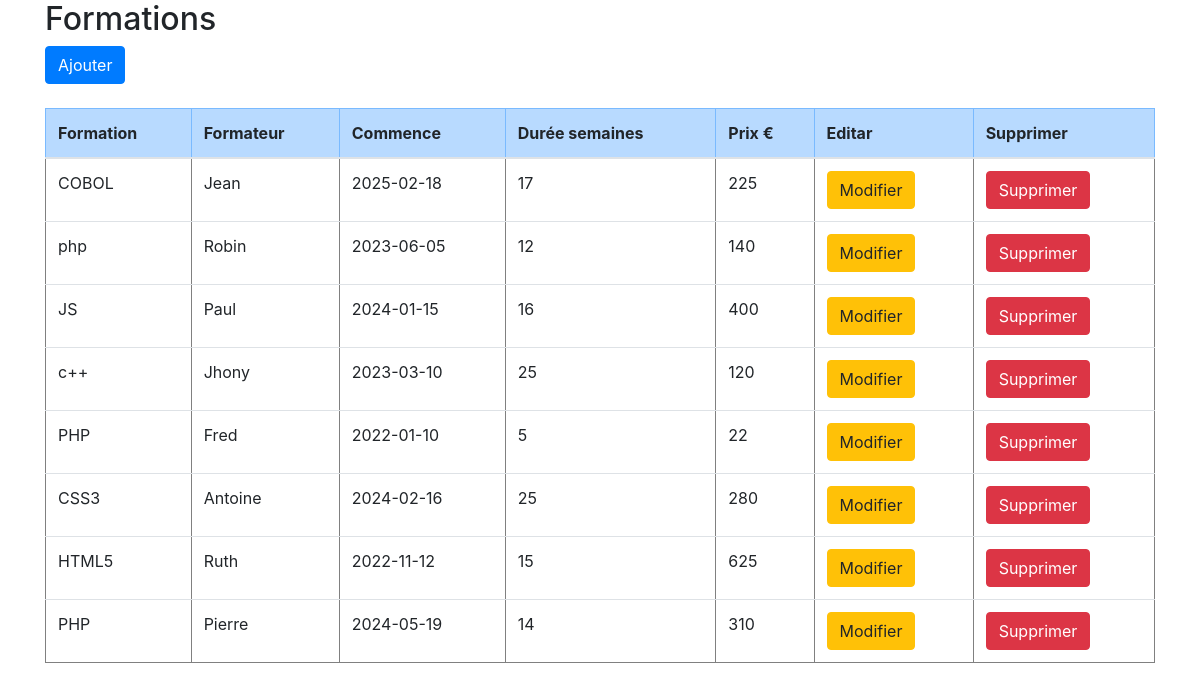
The page / on the database its author committed.
### tables this page shows
CREATE TABLE `formations` (
  `id` int(11) NOT NULL,
  `formation` varchar(10) NOT NULL,
  `formateur` varchar(25) NOT NULL,
  `commence` date NOT NULL,
  `semaines` int(4) NOT NULL,
  `prix` int(4) NOT NULL
);

### controllers/Formations.php (called while the page is built, shortened)
<?php
	class FormationsController {
		public function __construct(){
			require_once "models/FormationsModel.php";
		}
		public function index(){
			$formations = new Formations_model();
			$data["titre"] = "Formations";
			$data["formations"] = $formations->get_formations();
			require_once "views/formations/formations.php";
		}
	}
?>

### config/database.php (called while the page is built)
<?php
	class Connecter {
		public static function conexion(){
			$conexion = new mysqli("localhost", "root", "", "mvc");
			return $conexion;
		}
	}
?>

### models/FormationsModel.php (called while the page is built, shortened)
<?php
	class Formations_model {
		private $db;
		private $formations;
		public function __construct(){
			$this->db = Connecter::conexion();
			$this->formations = array();
		}
		public function get_formations()
		{
			$sql = "SELECT * FROM formations";
			$resultat = $this->db->query($sql);
			while($row = $resultat->fetch_assoc())
			{
				$this->formations[] = $row;
			}
			return $this->formations;
		}
	}
?>

### views/formations/formations.php (the view, shortened to what this page needs)
<!DOCTYPE html>
<html lsemainesg="fr">
	<head>
		<link rel="stylesheet" href="assets/css/bootstrap.min.css">
	</head>
	<body>
		<div class="container">
			<h2><?php echo $data["titre"]; ?></h2>
			<a href="index.php?c=formations&a=nouveau" class="btn btn-primary">Ajouter</a>
			<br />
			<br />
			<div class="table-responsive">
				<table border="1" width="80%" class="table">
					<thead>
						<tr class="table-primary">
							<th>Formation</th>
							<th>Formateur</th>
							<th>Commence</th>
							<th>Durée semaines</th>
							<th>Prix €</th>
							<th>Editar</th>
							<th>Supprimer</th>
						</tr>
					</thead>
					<tbody>
						<?php foreach($data["formations"] as $dato) {
							echo "<tr>";
							echo "<td>".$dato["formation"]."</td>";
							echo "<td>".$dato["formateur"]."</td>";
							echo "<td>".$dato["commence"]."</td>";
							echo "<td>".$dato["semaines"]."</td>";
							echo "<td>".$dato["prix"]."</td>";
							echo "<td><a href='index.php?c=formations&a=modifier&id=".$dato["id"]."' class='btn btn-warning'>Modifier</a></td>";
							echo "<td><a href='index.php?c=formations&a=supprimer&id=".$dato["id"]."' class='btn btn-danger'>Supprimer</a></td>";
							echo "</tr>";
						}
						?>
					</tbody>
				</table>
			</div>
		</div>
	</body>
</html>

### index.php (shortened to what this page needs)
<?php
	require_once "config/database.php";
	require_once "controllers/Formations.php";
	if(isset($_GET['c'])){
		$controleur = chargerControleur($_GET['c']);
		if(isset($_GET['a'])){
			if(isset($_GET['id'])){
				chargerAccion($controleur, $_GET['a'], $_GET['id']);
				} else {
				chargerAccion($controleur, $_GET['a']);
			}
			} else {
			chargerAccion($controleur, ACCION_PRINCIPAL);
		}
		} else {
		$controleur = chargerControleur(CONTROLEUR_PRINCIPAL);
		$accionTmp = ACCION_PRINCIPAL;
		$controleur->$accionTmp();
	}
?>

### rows shown on the page
formations: formation "COBOL", formateur "Jean", commence "2025-02-18", semaines "17", prix "225"
formations: formation "php", formateur "Robin", commence "2023-06-05", semaines "12", prix "140"
formations: formation "JS", formateur "Paul", commence "2024-01-15", semaines "16", prix "400"
formations: formation "c++", formateur "Jhony", commence "2023-03-10", semaines "25", prix "120"
formations: formation "PHP", formateur "Fred", commence "2022-01-10", semaines "5", prix "22"
formations: formation "CSS3", formateur "Antoine", commence "2024-02-16", semaines "25", prix "280"
formations: formation "HTML5", formateur "Ruth", commence "2022-11-12", semaines "15", prix "625"
formations: formation "PHP", formateur "Pierre", commence "2024-05-19", semaines "14", prix "310"

### other values the page prints
$data["titre"] "Formations"
